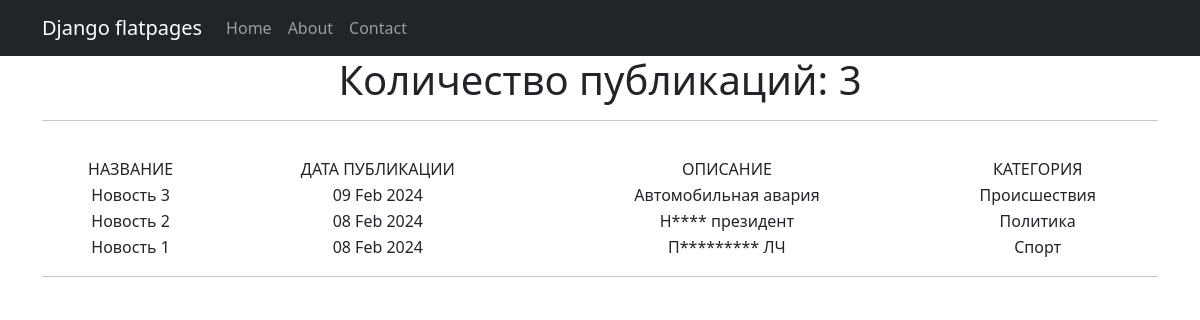
Page /news/ on the committed database.
### newsapp/models.py (models this page shows, shortened)
class Post(models.Model):
    author = models.ForeignKey(Author, on_delete=models.CASCADE)
    NEWS = 'NE'
    ARTICLE = 'AR'
    TYPES = (
        (NEWS, 'Новость'),
        (ARTICLE, 'Статья'),
    )
    category_types = models.CharField(max_length=2, choices=TYPES, default=ARTICLE)
    date_create = models.DateTimeField(auto_now_add=True)
    post_category = models.ManyToManyField(Category, through='PostCategory')
    title = models.CharField(max_length=64)
    text = models.TextField()
    rating = models.IntegerField(default=0)

class Category(models.Model):
    name = models.CharField(max_length=64, unique=True)

### newsapp/views.py (the view)
# urls.py: path('', NewsList.as_view()),
class NewsList(ListView):
    model = Post
    ordering = '-date_create'
    template_name = 'list.html'
    context_object_name = 'posts'

### newsapp/templatetags/custom_filters.py (called while the page is built)
@register.filter()
def censor(value):
    for item in SYM_LIST:
        value = value.replace(item[1:], '*' * len(item[1:]))
    return value

### templates/list.html
{% extends 'flatpages/default.html' %}
{% load custom_filters %}
{% block content %}
{% if posts %}
    <h1>Количество публикаций: {{ posts|length }}</h1>
    <hr>
        <table width="100%" style="margin-top: 35px">
            <tr>
                <td>НАЗВАНИЕ</td>
                <td>ДАТА ПУБЛИКАЦИИ</td>
                <td>ОПИСАНИЕ</td>
                <td>КАТЕГОРИЯ</td>
            </tr>
            {% for post in posts %}
            <tr>
                <td>{{ post.title }}</td>
                <td>{{ post.date_create|date:'d M Y' }}</td>
                <td>{{ post.text|truncatewords:20|censor }}</td>
                {% for cat in post.post_category.all %}
                <td>{{ cat.name }}</td>
                {% endfor %}
            </tr>
            {% endfor %}
        </table>
    <hr>
    {% else %}
        <h2>ПУБЛИКАЦИЙ НЕТ!</h2>
    {% endif %}
{% endblock content %}

### templates/flatpages/default.html (shortened to what this page needs)
<!DOCTYPE html>
<html lang="en">
    <head>
        {% load static %}
        <link href="{% static 'css/styles.css' %}" rel="stylesheet" />
    </head>
    <body>
        <nav class="navbar navbar-expand-lg navbar-dark bg-dark static-top">
            <div class="container">
                <a class="navbar-brand" href="#">Django flatpages</a>
                <div class="collapse navbar-collapse" id="navbarResponsive">
                    <ul class="navbar-nav ml-auto">
                        <li class="nav-item active">
                            <a class="nav-link" href="#">Home</a>
                        </li>
                        <li class="nav-item">
                            <a class="nav-link" href="/about/">About</a>
                        </li>
                        <li class="nav-item">
                            <a class="nav-link" href="/contacts/">Contact</a>
                        </li>
                    </ul>
                </div>
            </div>
        </nav>
        <div class="container">
            <div class="row">
                <div class="col-lg-12 text-center">
                    {% block content %}
                    {% endblock content %}
                </div>
            </div>
        </div>
    </body>
</html>

### rows in the picture
Post: title "Новость 3", date_create "09 Feb 2024", text|censor "Автомобильная авария"
Category: name "Происшествия"
Post: title "Новость 2", date_create "08 Feb 2024", text|censor "Н**** президент"
Category: name "Политика"
Post: title "Новость 1", date_create "08 Feb 2024", text|censor "П********* ЛЧ"
Category: name "Спорт"

### other values in the picture
{{ posts|length }} "3"
